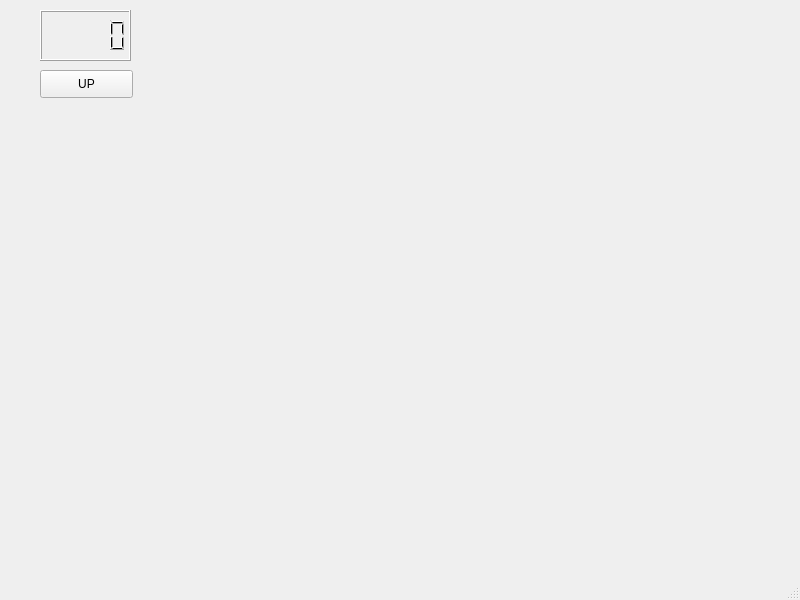
<?xml version="1.0" encoding="UTF-8"?>
<ui version="4.0">
 <class>MainWindow</class>
 <widget class="QMainWindow" name="MainWindow">
  <property name="geometry">
   <rect>
    <x>0</x>
    <y>0</y>
    <width>800</width>
    <height>600</height>
   </rect>
  </property>
  <property name="windowTitle">
   <string>MainWindow</string>
  </property>
  <widget class="QWidget" name="centralwidget">
   <widget class="QLCDNumber" name="lcdNumber">
    <property name="geometry">
     <rect>
      <x>40</x>
      <y>10</y>
      <width>91</width>
      <height>51</height>
     </rect>
    </property>
    <property name="value" stdset="0">
     <double>0.000000000000000</double>
    </property>
    <property name="intValue" stdset="0">
     <number>0</number>
    </property>
   </widget>
   <widget class="QPushButton" name="up">
    <property name="geometry">
     <rect>
      <x>40</x>
      <y>70</y>
      <width>93</width>
      <height>28</height>
     </rect>
    </property>
    <property name="autoFillBackground">
     <bool>true</bool>
    </property>
    <property name="text">
     <string>UP</string>
    </property>
    <property name="autoDefault">
     <bool>false</bool>
    </property>
    <property name="default">
     <bool>false</bool>
    </property>
   </widget>
  </widget>
  <widget class="QMenuBar" name="menubar">
   <property name="geometry">
    <rect>
     <x>0</x>
     <y>0</y>
     <width>800</width>
     <height>26</height>
    </rect>
   </property>
  </widget>
  <widget class="QStatusBar" name="statusbar"/>
 </widget>
 <resources/>
 <connections>
  <connection>
   <sender>up</sender>
   <signal>clicked()</signal>
   <receiver>lcdNumber</receiver>
   <slot>setDecMode()</slot>
   <hints>
    <hint type="sourcelabel">
     <x>92</x>
     <y>106</y>
    </hint>
    <hint type="destinationlabel">
     <x>87</x>
     <y>70</y>
    </hint>
   </hints>
  </connection>
 </connections>
</ui>
